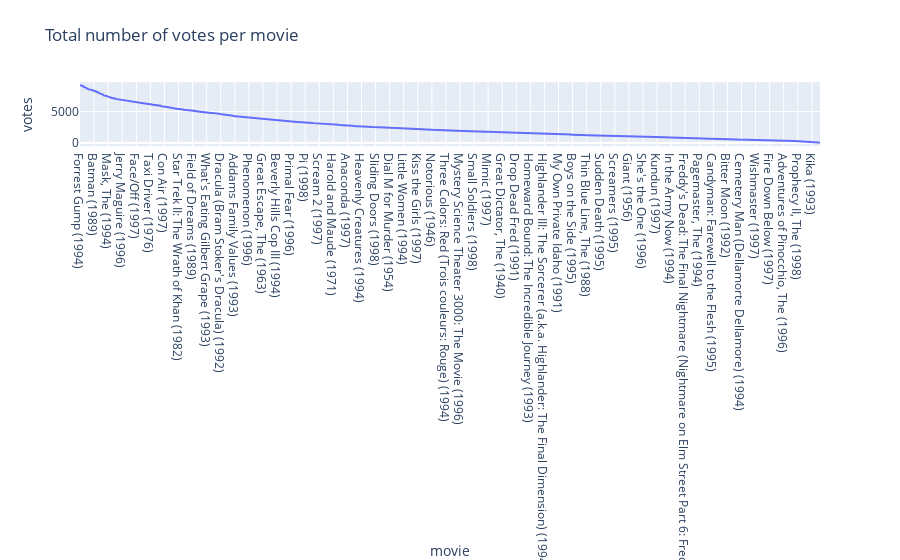

Notebook code for this chart:
### Code cell
import plotly.express as px
fig = px.line(movies, x="movie", y="votes", title='Total number of votes per movie')
fig.show()

### Figure 1 — Plotly figure (JSON) as saved in the notebook; plotly's stock layout.template omitted (floating-point values rounded to 4 significant figures; data arrays with more than 128 entries replaced by an {"elided": "..."} marker saying what was removed)
{"data": [{"hovertemplate": "movie=%{x}<br>votes=%{y}<extra></extra>", "legendgroup": "", "line": {"color": "#636efa", "dash": "solid"}, "mode": "lines", "name": "", "orientation": "v", "showlegend": false, "type": "scatter", "x": {"elided": "1000 str values"}, "xaxis": "x", "y": {"elided": "1000 int values"}, "yaxis": "y"}], "layout": {"legend": {"tracegroupgap": 0}, "title": {"text": "Total number of votes per movie"}, "xaxis": {"anchor": "y", "domain": [0, 1], "title": {"text": "movie"}}, "yaxis": {"anchor": "x", "domain": [0, 1], "title": {"text": "votes"}}}}
